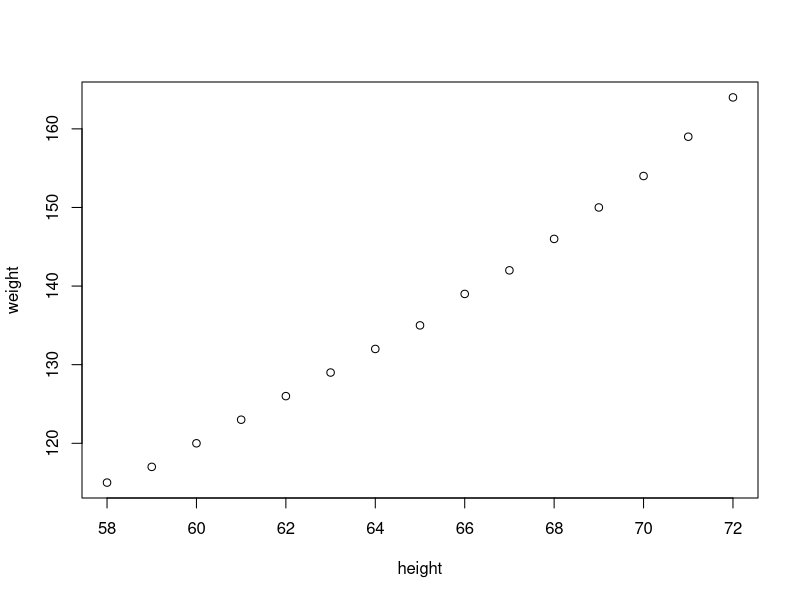
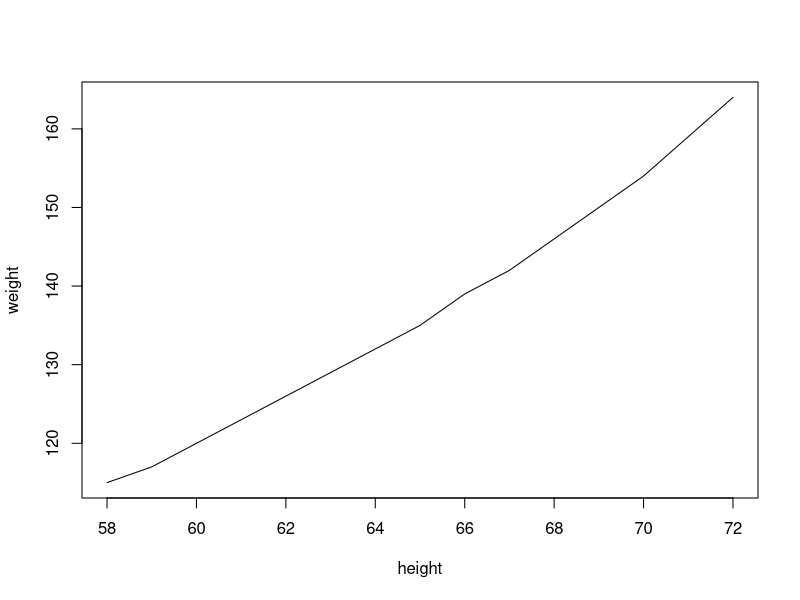
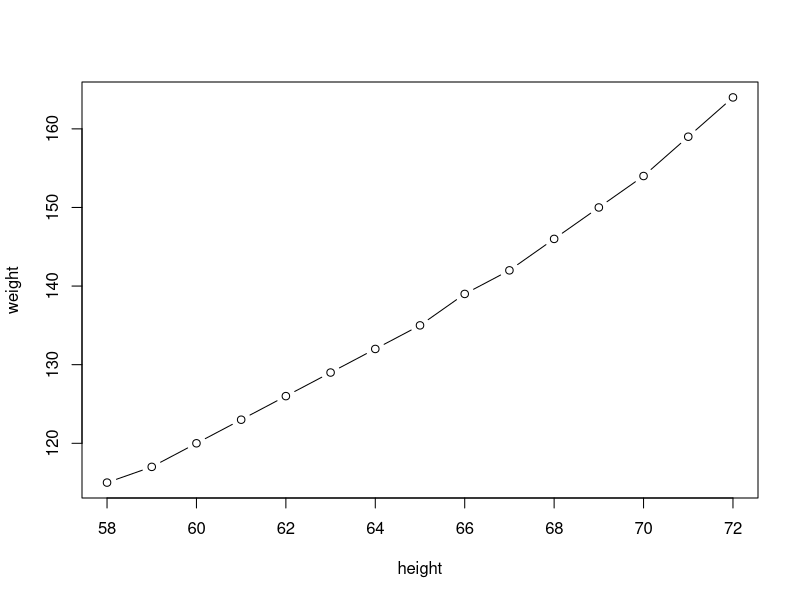
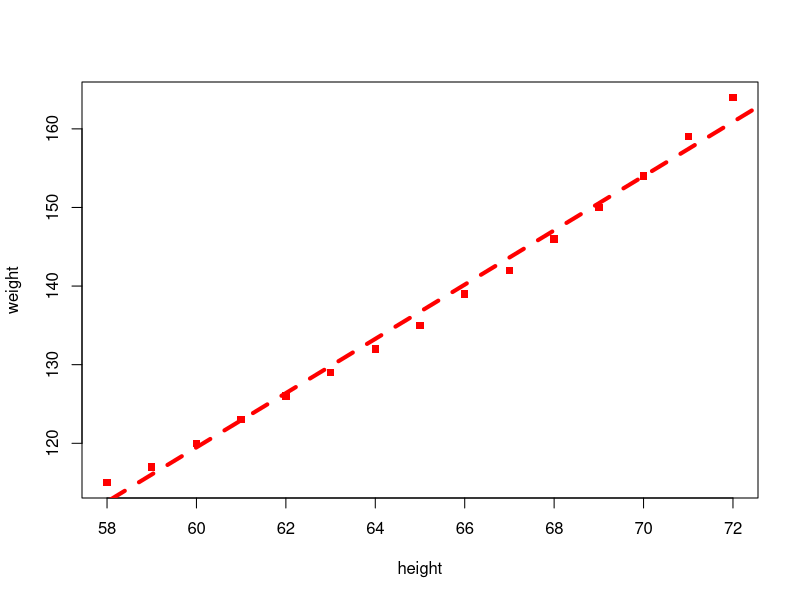
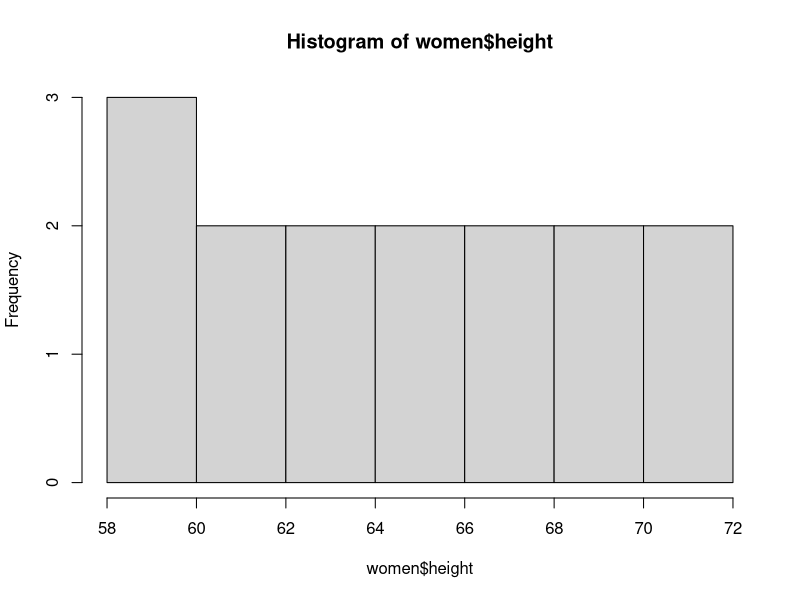
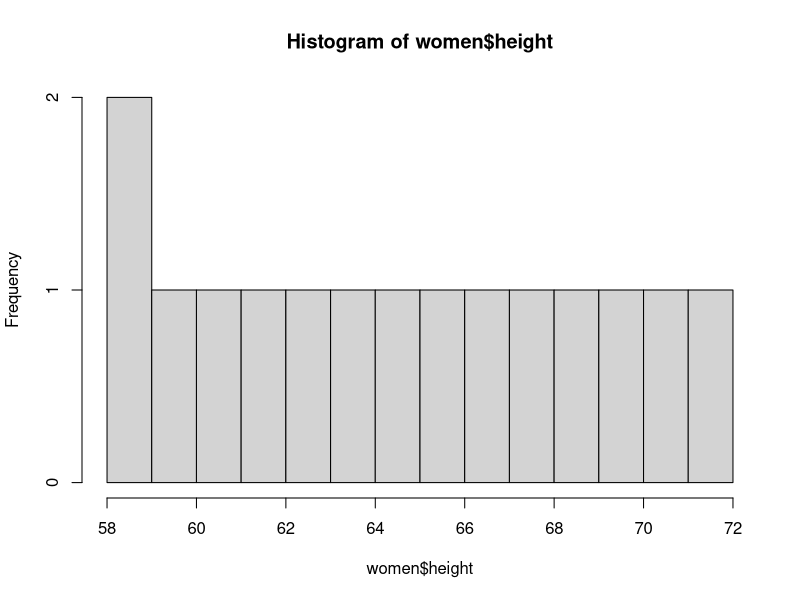
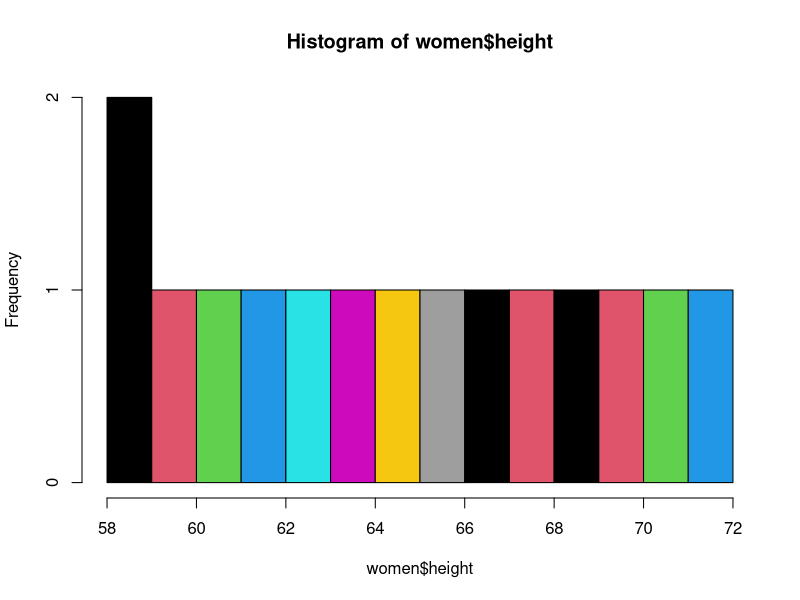
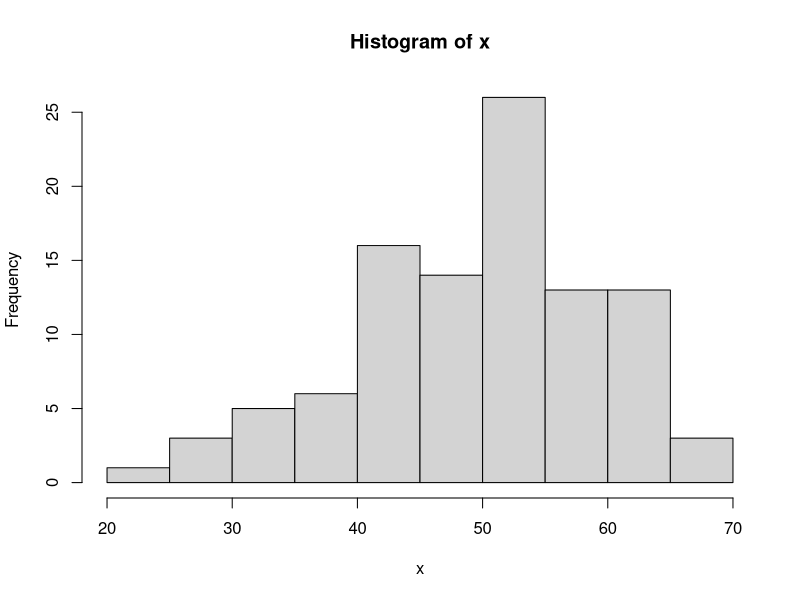

Here is the R script that generated these plots, in order:
#plot----
women
plot(women)
plot(women, type='l')
plot(women, type='b')
plot(women, type='p', pch=15, col='red')
abline(lm(women$weight~women$height), col='red', lty=2, lwd=4)


#histogram----
hist(women$height)
hist(women$height, breaks=10)
hist(women$height, breaks=10, col=1:10)

x=rnorm(100,50,10)  #histogram of normal distribution 
hist(x)

hist(x, freq=F, col=1:5)
lines(density(x))



#pie plot----


#barplot----




